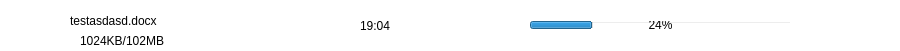
<?xml version="1.0" encoding="UTF-8"?>
<ui version="4.0">
 <class>TaskItemGUI</class>
 <widget class="QWidget" name="TaskItemGUI">
  <property name="geometry">
   <rect>
    <x>0</x>
    <y>0</y>
    <width>900</width>
    <height>51</height>
   </rect>
  </property>
  <property name="windowTitle">
   <string>TaskItemGUI</string>
  </property>
  <property name="styleSheet">
   <string notr="true">QWidget{
background-color: rgba(255, 255, 255,0);
}
</string>
  </property>
  <widget class="QLabel" name="filetype">
   <property name="geometry">
    <rect>
     <x>30</x>
     <y>10</y>
     <width>31</width>
     <height>31</height>
    </rect>
   </property>
   <property name="styleSheet">
    <string notr="true">background-color: rgba(0, 0, 0,0);
background-image: url(:/XMSDiskClientGui/Resources/img/FileType/Middle/DocType.png);</string>
   </property>
   <property name="text">
    <string/>
   </property>
  </widget>
  <widget class="QLabel" name="filename">
   <property name="geometry">
    <rect>
     <x>70</x>
     <y>10</y>
     <width>261</width>
     <height>21</height>
    </rect>
   </property>
   <property name="autoFillBackground">
    <bool>false</bool>
   </property>
   <property name="styleSheet">
    <string notr="true">
font: 14pt &quot;黑体&quot;;</string>
   </property>
   <property name="text">
    <string>testasdasd.docx</string>
   </property>
  </widget>
  <widget class="QLabel" name="filesize">
   <property name="geometry">
    <rect>
     <x>80</x>
     <y>30</y>
     <width>261</width>
     <height>21</height>
    </rect>
   </property>
   <property name="styleSheet">
    <string notr="true">
font: 9pt &quot;黑体&quot;;</string>
   </property>
   <property name="text">
    <string>1024KB/102MB</string>
   </property>
  </widget>
  <widget class="QLabel" name="filetime">
   <property name="geometry">
    <rect>
     <x>360</x>
     <y>15</y>
     <width>161</width>
     <height>21</height>
    </rect>
   </property>
   <property name="styleSheet">
    <string notr="true">font: 11pt &quot;黑体&quot;;</string>
   </property>
   <property name="text">
    <string>19:04</string>
   </property>
  </widget>
  <widget class="QProgressBar" name="progressBar">
   <property name="geometry">
    <rect>
     <x>530</x>
     <y>21</y>
     <width>261</width>
     <height>8</height>
    </rect>
   </property>
   <property name="layoutDirection">
    <enum>Qt::LeftToRight</enum>
   </property>
   <property name="styleSheet">
    <string notr="true"/>
   </property>
   <property name="value">
    <number>24</number>
   </property>
  </widget>
 </widget>
 <layoutdefault spacing="6" margin="11"/>
 <resources>
  <include location="disk_client_gui.qrc"/>
 </resources>
 <connections/>
</ui>
